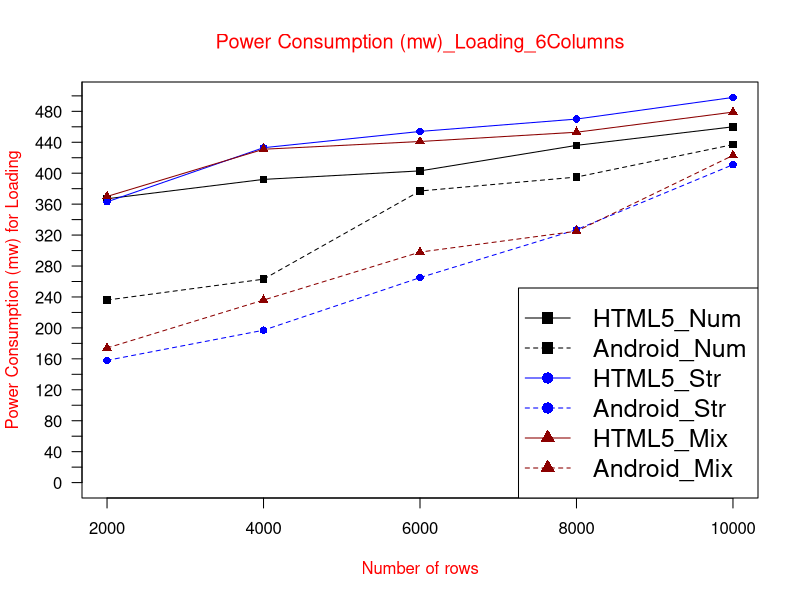

Generate this figure with R:
data <- read.table("PCloading6col.txt", header = TRUE)

max_y <- max(data)
plot_colors <- c("black", "blue", "red4")
png(filename="PCloading6col.png", height = 1000, width = 1450, bg = "white")
plot(data$HTML5_Num, type = "o", col = plot_colors[1], pch=15,  ylim=c(0,max_y), axes=FALSE, ann=FALSE)
axis(1, at=1:5, lab=c("2000", "4000", "6000", "8000", "10000"))
axis(2, las=1, at=20*0:max_y, cex.axis = 1)

box()
lines(data$Android_Num, type="o", pch=15, lty=2, col=plot_colors[1])
lines(data$HTML5_Str, type="o", pch=16, lty=1,  col=plot_colors[2])
lines(data$Android_Str, type="o", pch=16, lty=2,  col=plot_colors[2])   
lines(data$HTML5_Mix, type="o", pch=17, lty=1, col=plot_colors[3])
lines(data$Android_Mix, type="o", pch=17, lty=2,   col=plot_colors[3])

title(main="Power Consumption (mw)_Loading_6Columns", col.main="red", font.main=6)
title(xlab= "Number of rows", col.lab="red")
title(ylab= "Power Consumption (mw) for Loading", col.lab="red")
legend('bottomright', max_y, names(data), cex=1.5, col=c("black", "black","blue", "blue","red4","red4"), pch=c(15,15,16,16,17,17), lty=c(1,2,1,2,1,2));

dev.off()
